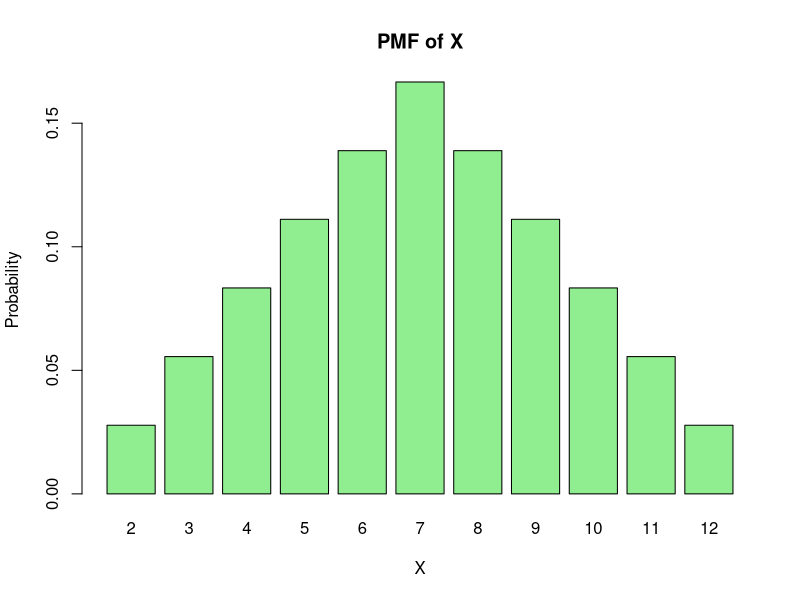

Source code (R):
## ---- chunk 1
knitr::opts_chunk$set(warning = FALSE, message = FALSE) 
## ---- chunk 2
x <- 36^7
y <- 26^7
z <- 10^7
print(x - y - z)
## ---- chunk 3
x <- 0.05 * 0.5
y <- 0.07 * 0.3
z <- 0.09 * 0.2
print(paste("P(D) = ", x + y + z))
## ---- chunk 4
x <- 0.05 * 0.5
y <- 0.064
print(paste("P(M1|D) = ", x/y))
## ---- chunk 5
x <- 2:12
pmf <-  c(1/36, 1/18, 1/12, 1/9, 5/36, 1/6, 5/36, 1/9, 1/12, 1/18, 1/36)
barplot(pmf, names.arg = x, main = "PMF of X", xlab = "X", ylab = "Probability", col = "lightgreen")
## ---- chunk 6
check <- sum(pmf)
if (check == 1) {
  print("Valid PMF")
} else {
  print("Not a valid PMF")
}
## ---- chunk 7
x_over_8 <- c(1/9, 1/12, 1/18, 1/36)
prob <- sum(x_over_8)
print(paste("Probability that X is greater than 8 =", prob))
## ---- chunk 8
a <- 0
b <- 2
i <- function(x) {x^2}
i_value <- integrate(i, a, b)$value
k <- 1 / i_value
print(paste("PDF is valid when k =", k))
## ---- chunk 9
lower <- 1
upper <- 2
i <- function(x) {k * x^2}
p <- integrate(i, lower, upper)$value
print(paste("Probability that X is between 1 and 2 =", p))
## ---- chunk 10
i <- function(x) {x * k * x^2} #x * f(x)
ev <- integrate(i, a, b)$value
print(paste("Expected value (E[X]) =", ev))
